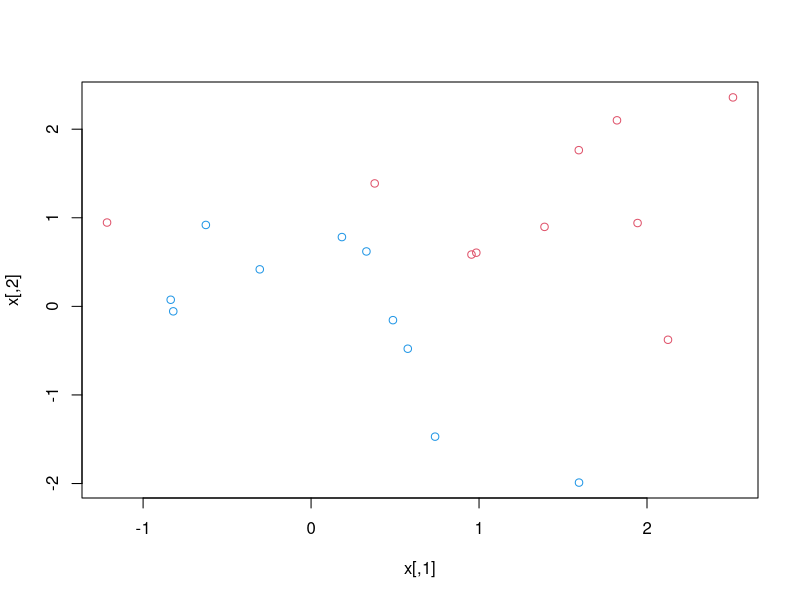
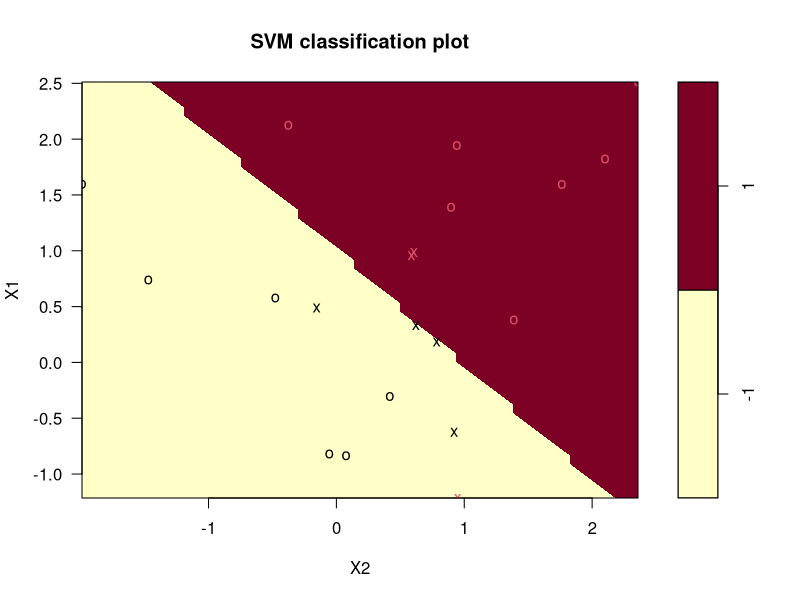
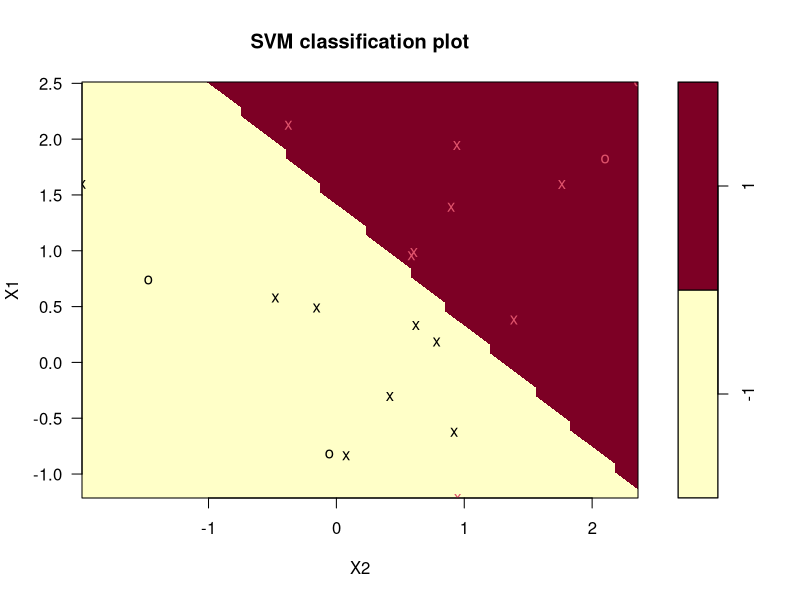
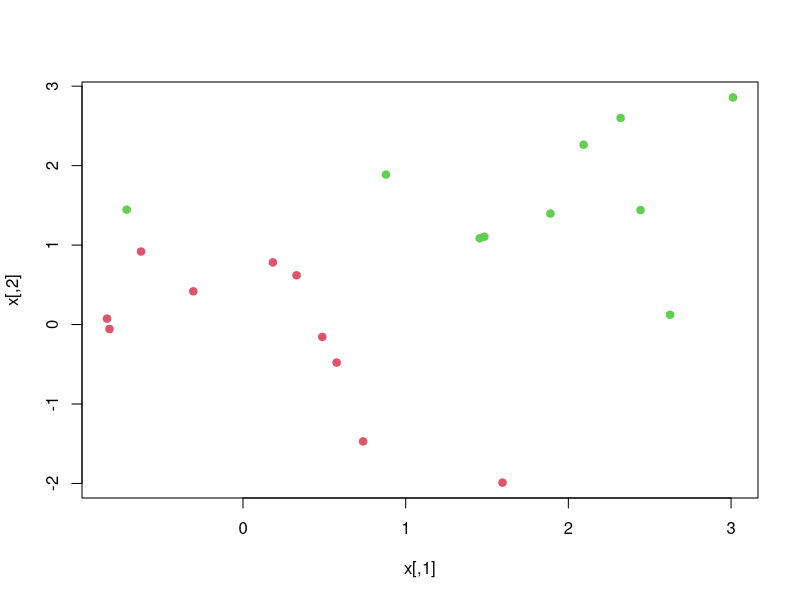
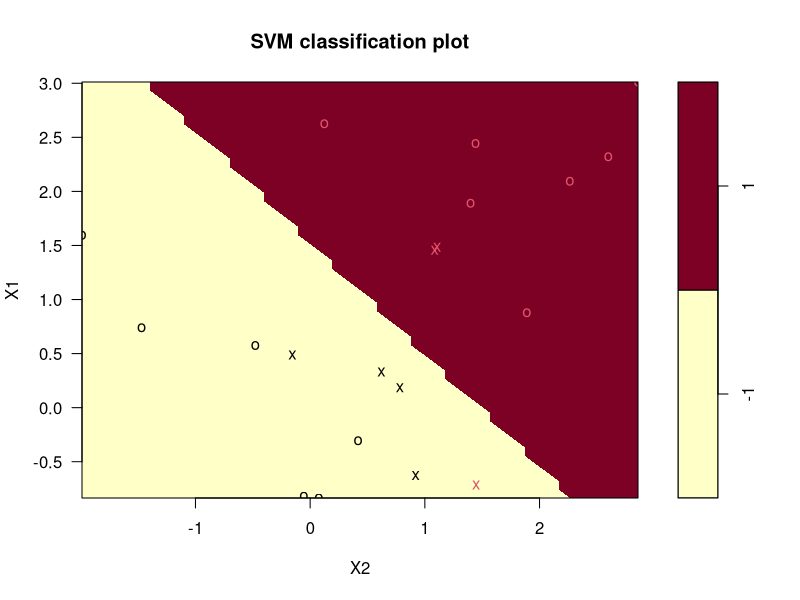
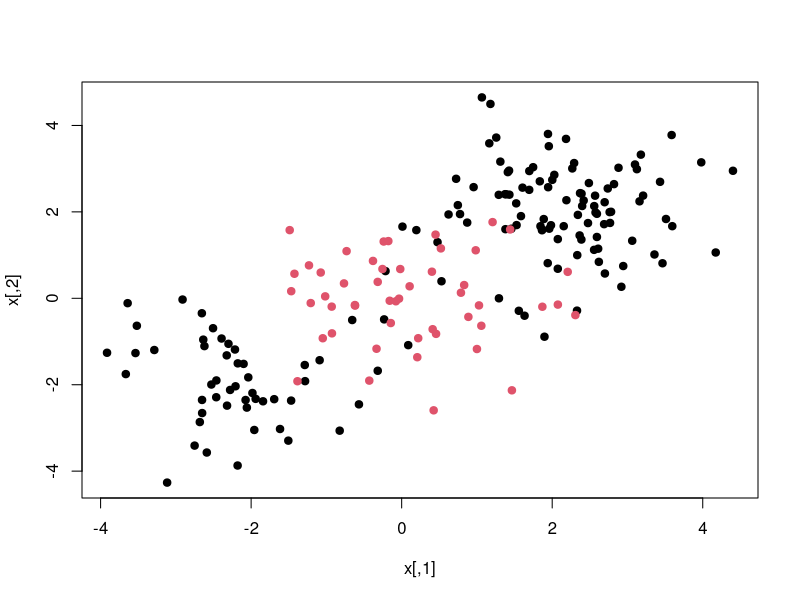
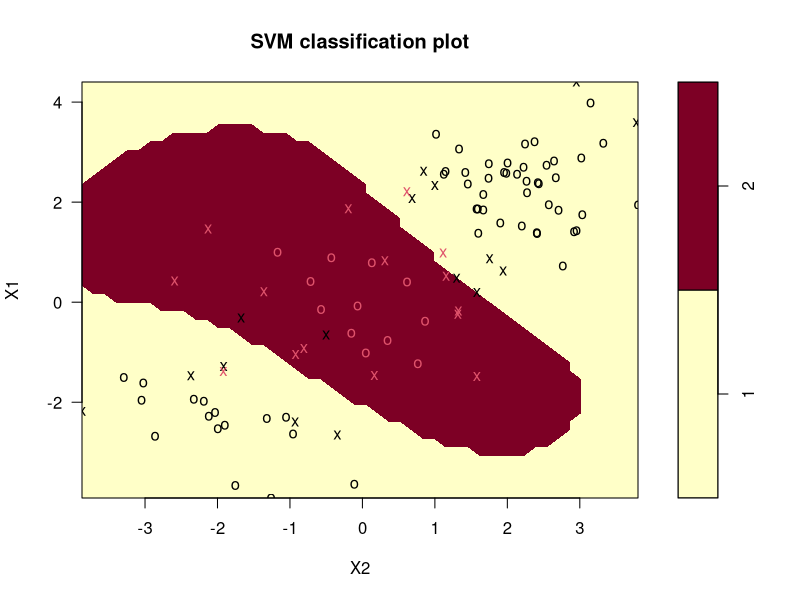
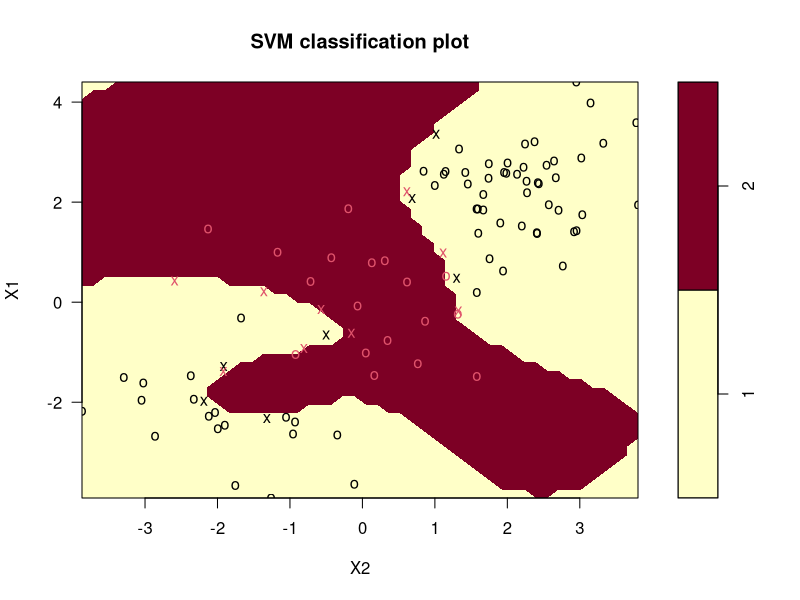

Write the R code that produced these figures, in order. (Note: this script raises an error after producing the figures.)

##### 9.6 Lab: Support Vector Machines #####
##### 9.6.1 Support Vector Classifier (linear)
library(e1071)

set.seed(1)
x <- matrix(rnorm(20*2), ncol = 2)
y <- c(rep(-1, 10), rep(1, 10))
x[y==1,] <- x[y==1,] + 1
plot(x, col = (3-y))

dat <- data.frame(x, y = as.factor(y))
svm.fit <- svm(y ~ ., data = dat, kernel = 'linear', cost = 10, scale = FALSE)
# scale: not to scale each feature (generally use scale = TRUE)

plot(svm.fit, dat)
svm.fit$index # support vectors (x shape in the plot)
summary(svm.fit)

# smaller cost -> margin gets wider
svm.fit <- svm(y ~ ., data = dat, kernel = 'linear', cost = 0.1, scale = FALSE)
plot(svm.fit, dat)
svm.fit$index # more support vectors

# cross-validation
set.seed(1)
tune.out <- tune(svm, y ~ ., data = dat, kernel = 'linear',
                 ranges = list(cost = c(0.001, 0.01, 0.1, 1.5, 10, 100)))
summary(tune.out)
best.mod <- tune.out$best.model
summary(best.mod)

xtest <- matrix(rnorm(20*2), ncol = 2)
ytest <- sample(c(-1, 1), 20, replace = TRUE)
xtest[ytest==1,] <- xtest[ytest==1,] + 1
dat.test <- data.frame(xtest, y = as.factor(ytest))

ypred <- predict(best.mod, dat.test)
table(predict = ypred, true = ytest) ; mean(ypred != ytest)


svm.fit <- svm(y ~ ., data = dat, kernel = 'linear', cost = 0.01, scale = FALSE)
ypred <- predict(svm.fit, dat.test)
table(predict = ypred, true = ytest) ; mean(ypred != ytest)

# 2-classes linearly separable
x[y==1,] <- x[y==1,] + 0.5
plot(x, col = (y+5)/2, pch = 19)
dat <- data.frame(x, y = as.factor(y))
svm.fit <- svm(y ~ ., data = dat, kernel = 'linear', cost = 1e5)
summary(svm.fit)
table(true = dat$y, fitted = svm.fit$fitted)

svm.fit <- svm(y ~ ., data = dat, kernel = 'linear', cost = 1)
summary(svm.fit)
table(true = dat$y, fitted = svm.fit$fitted)
plot(svm.fit, dat)


##### 9.6.2 Support Vector Machine (radial, polynomial)
set.seed(1)
x <- matrix(rnorm(200*2), ncol = 2)
x[1:100,] <- x[1:100,] + 2
x[101:150,] <- x[101:150,] - 2 
y <- c(rep(1, 150), rep(2, 50))
dat <- data.frame(x, y = as.factor(y))

plot(x, col = y, pch = 19)

train <- sample(200, 100)
svm.fit <- svm(y ~ ., dat[train,], kernel = 'radial', gamma = 1, cost = 1)
plot(svm.fit, dat[train,])
summary(svm.fit)

svm.fit <- svm(y ~ ., dat[train,], kernel = 'radial', gamma = 1, cost = 1e5)
plot(svm.fit, dat[train,])

set.seed(1)
tune.out <- tune(svm, y ~ ., data = dat[train,], kernel = 'radial',
                 range = list(cost = c(0.1, 1, 10, 100, 100), gamma = c(0.5, 1:4)))
summary(tune.out)
summary(tune.out$best.model) # cost = 1, gamma = 0.5

ypred <- predict(tune.out$best.model, dat[-train,])
table(true = dat[-train,'y'], predicted = ypred)
mean(ypred != dat[-train,'y'])


##### 9.6.3 ROC Curves 
library(ROCR)
roc.plot <- function(pred, true, ...) {
  predob <- prediction(pred, true)
  perf <- performance(predob, 'tpr', 'fpr')
  plot(perf, ...)
}

svm.opt <- svm(y ~., data = dat[train,], kernel = 'radial',
               gamma = 0.5, cost = 1, decision.values = TRUE)
fitted <- attributes(predict(svm.opt, dat[train,], decision.values = TRUE))$decision.values

par(mfrow = c(1, 2))
roc.plot(fitted, dat[train,'y'], main = 'Training data')

# increase gamma for a flexible fit (smooth)
svm.flex <- svm(y ~., data = dat[train,], kernel = 'radial',
               gamma = 50, cost = 1, decision.values = TRUE)
fitted <- attributes(predict(svm.flex, dat[train,], decision.values = TRUE))$decision.values
roc.plot(fitted, dat[train,'y'], main = 'Training data', add = TRUE, col = 'red')

ypred <- predict(svm.opt, dat[-train,], decision.values = TRUE)
fitted <- attributes(ypred)$decision.values
roc.plot(fitted, dat[-train,'y'], main = 'Test data')
ypred <- predict(svm.flex, dat[-train,], decision.values = TRUE)
fitted <- attributes(ypred)$decision.values
roc.plot(fitted, dat[-train,'y'], main = 'Test data', add = TRUE, col = 'red')


##### 9.6.4 SVM with Multi-Classes
# add 1 class
set.seed(1)
x <- rbind(x, matrix(rnorm(50*2), ncol = 2))
y <- c(y, rep(0, 50))
x[y==0, 2] <- x[y==0, 2] + 2
dat <- data.frame(x = x, y = as.factor(y))

par(mfrow = c(1, 1))
plot(x, col = (y+1), pch = 19)

svm.fit <- svm(y ~ ., dat, kernel = 'radial', cost = 10, gamma = 1)
plot(svm.fit, dat)
table(true = dat$y, fitted = svm.fit$fitted)


##### 9.6.5 Application to Gene Expression Data
data(Khan, package = 'ISLR')
names(Khan)
dim(Khan$xtrain) ; dim(Khan$xtest)
length(Khan$ytrain) ; length(Khan$ytest)

table(Khan$ytrain)
table(Khan$ytest)

dat <- data.frame(x = Khan$xtrain, y = as.factor(Khan$ytrain))
out <- svm(y ~ ., dat, kernel = 'linear', cost = 10)
summary(out)
table(true = dat$y, fitted = out$fitted) # training error = 0

# when n << p, it is easy to find hyperplanes that fully separate the classes.

dat.test <- data.frame(x = Khan$xtest, y = as.factor(Khan$ytest)) 
ypred.test <-predict(out, dat.test)
table(true = dat.test$y, predicted = ypred.test) # 2 misclassification
